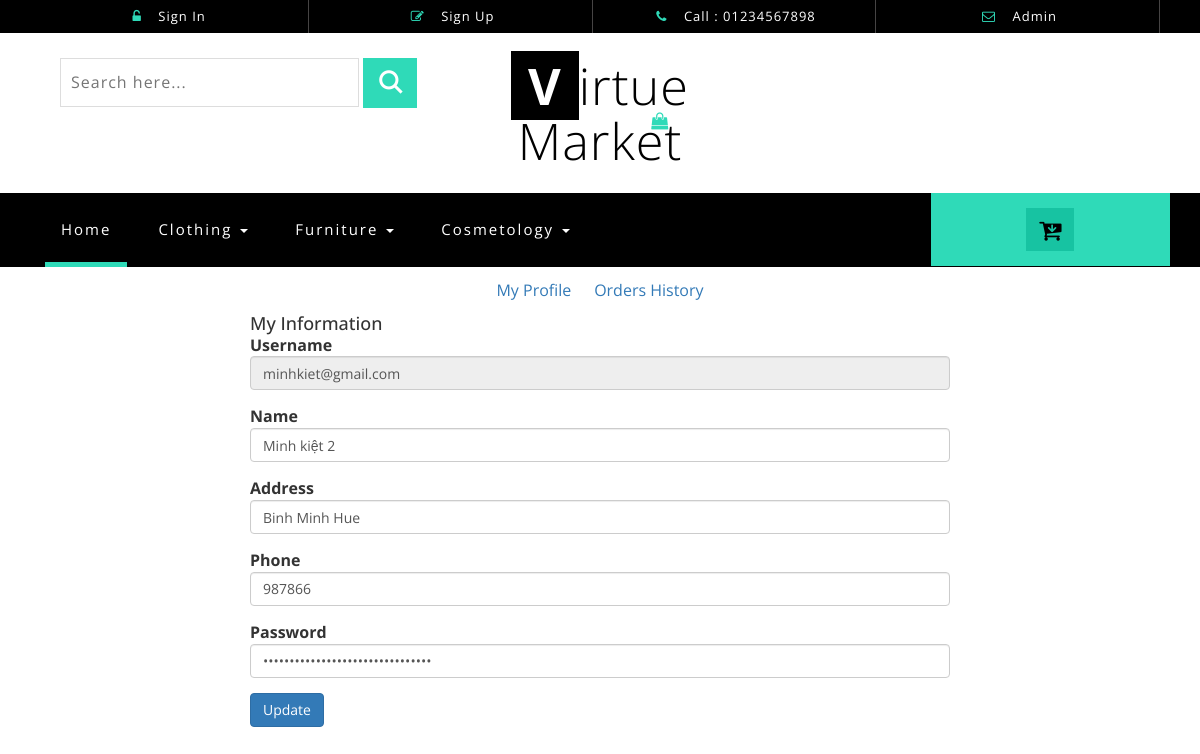
/home/infor.php?id=23, run on the app's committed database.
### tables this page shows
CREATE TABLE IF NOT EXISTS `tbn_account` (
  `id` int UNSIGNED NOT NULL AUTO_INCREMENT,
  `username` varchar(255) NOT NULL,
  `password` varchar(255) NOT NULL,
  `typeaccount_id` int NOT NULL,
  `name` varchar(255) NOT NULL,
  `phone` varchar(50) NOT NULL,
  `address` varchar(255) NOT NULL,
  PRIMARY KEY (`id`)
);

### home/infor.php (the view, shortened to what this page needs)
<?php include('./partials/menu.php'); ?>
<?php include('./partials/menuInfor.php'); ?>
<div class="main-content-m" style="display:flex;justify-content:center;" >
<div class="">
<form action="" method="POST" enctype="multipart/form-data">
<div class="card-body" style="width:700px;height:600px;">
                  <h4 class="card-title">My Information</h4>
                    <?php
                         if(isset($_GET['id'])){
                            $id = $_GET['id'];
                            $sql="select * from tbn_account where id=$id";
                            $res=mysqli_query($conn,$sql);
                            $count = mysqli_num_rows($res);
                            if($count ==1)
                            {
                              $row = mysqli_fetch_assoc($res);
                              $password = $row['password'];
                              $email = $row['username'];
                              $name=$row['name'];
                              $phone = $row['phone'];
                              $address = $row['address'];
                              $password = $row['password'];
                            }
                            else{
                              $_SESSION['add']="<p class='card-description'> Account not found</p>";
                              echo("<script>location.href = '".SITEURL."home/home';</script>");
                            }
                        }
                        else{
                            echo("<script>location.href = '".SITEURL."home/home';</script>");
                        }
                    ?>
                  <form class="forms-sample" >
                    <div class="form-group">
                      <label for="exampleInputUsername1">Username</label>
                      <input type="email" value="<?php echo $email ; ?>" readonly class="form-control" id="exampleInputUsername1"  placeholder="Username">
                    </div>
                    <div class="form-group">
                      <label for="exampleInputEmail1"> Name</label>
                      <input type="text" name="name" value="<?php echo $name ; ?>" class="form-control" id="exampleInputEmail1" placeholder="Name">
                    </div>
                    <div class="form-group">
                      <label for="exampleInputEmail1"> Address</label>
                      <input type="text" name="address" value="<?php echo $address ; ?>" class="form-control" id="exampleInputEmail1" placeholder="Email">
                    </div>
                    <div class="form-group">
                      <label for="exampleInputEmail1"> Phone</label>
                      <input type="number" name="phone" value="<?php echo $phone ; ?>" class="form-control" id="exampleInputEmail1" placeholder="Phone">
                    </div>
                    <div class="form-group">
                      <label for="exampleInputPassword1">Password</label>
                      <input type="password" name="password" value="<?php echo $password ; ?>" class="form-control" id="exampleInputPassword1" placeholder="Password">
                    </div>
                    <input type="submit" name="submit" value="Update" class="btn btn-primary me-2">
                  </form>
                </div>
</div>
</div>

### home/css/easy-responsive-tabs.css (style rules this page uses)
body { margin: 0px; padding: 0px; }

### data on the page
tbn_account: username "minhkiet@gmail.com", name "Minh kiệt 2", address "Binh Minh Hue", phone "987866"
